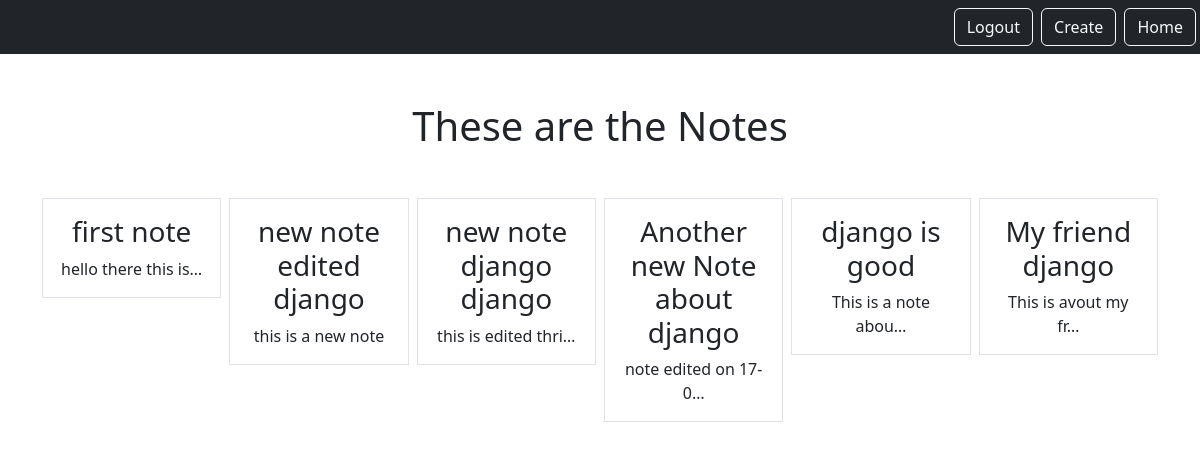
The app's page /smart/notes/ (signed in), older data.
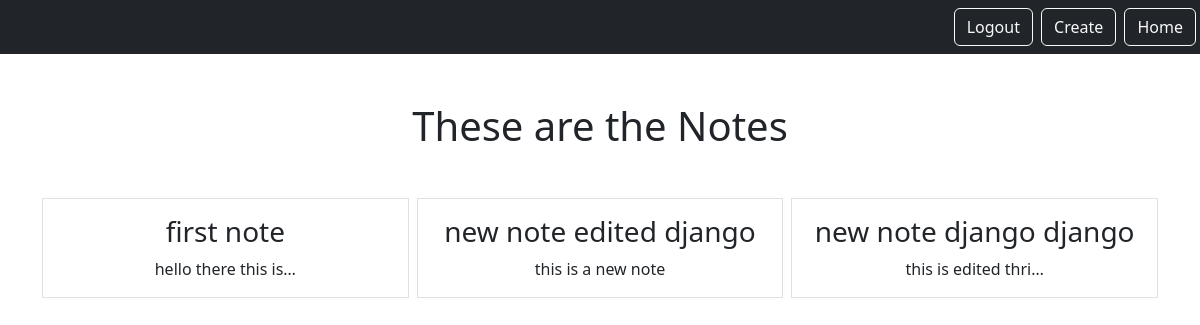
The same page, newer data.
### notes/models.py (models this page shows)
class Notes(models.Model):
    title = models.CharField(max_length=200)
    text = models.TextField()
    created = models.DateTimeField(auto_now_add=True)
    user = models.ForeignKey(User, on_delete=models.CASCADE, related_name= "notes")

### notes/views.py (the view)
# urls.py: path('notes/',views.NotesListView.as_view(),name="notes.list"),
class NotesListView(LoginRequiredMixin, ListView):
       model = Notes
       context_object_name = "notes"
       template_name = "notes/notes_list.html"
       login_url = '/admin'
       def get_queryset(self):
              return self.request.user.notes.all()

### notes/templates/notes/notes_list.html
{% extends "base.html" %}
    {% block content %}
    <h1 class="my-5">These are the Notes</h1>
    <div class="row row-cols3 g-2">
        {% for note in notes %}
        <div class="col">
            <div class="p-3 border">
                <a href="{% url 'notes.detail' pk=note.id %}" class="text-dark text-decoration-none">
                    <h3>{{ note.title}}</h3>
                </a>
                {{note.text | truncatechars:20}}
            </div>
        </div>
        {% endfor %}
    </div>
    {% endblock %}

### static/templates/base.html (shortened to what this page needs)
{% load static %}
<!DOCTYPE html>
<html lang="en">
<head>
    <link href="https://cdn.jsdelivr.net/npm/bootstrap@5.3.3/dist/css/bootstrap.min.css" rel="stylesheet">
    <link rel="stylesheet" type="text/css" href="{% static 'css/style.css' %}">
</head>
<body>
    <nav class="navbar navbar-dark bg-dark">
        <div class="ms-auto">
            {% if user.is_authenticated %}
            <form action="{% url 'logout' %}" method="post"style="display: inline;">{% csrf_token %}
                <button type='submit' class='btn btn-outline-light me-1'>
                    Logout
                </button>
            </form>
            <a href="{% url 'notes.new' %}" class="btn btn-outline-light me-1">Create</a>
            <a href="{% url 'notes.list' %}" class="btn btn-outline-light me-1">Home</a>
            {% else %}
            <a href="{% url 'login' %}"class="btn btn-outline-light me-1">Login</a>
            <a href="{% url 'signup' %}"class="btn btn-outline-light me-1">Signup</a>
            {% endif %}
        </div>
    </nav>
    <div class="my-5 text-center container">
        {% block content%}
        {% endblock %}
    </div>
</body>
</html>

Row changes from the older to the newer data that the page shows:
removed Notes: title "Another new Note about django", text "note edited on 17-0…"
removed Notes: title "django is good", text "This is a note abou…"
removed Notes: title "My friend django", text "This is avout my fr…"
